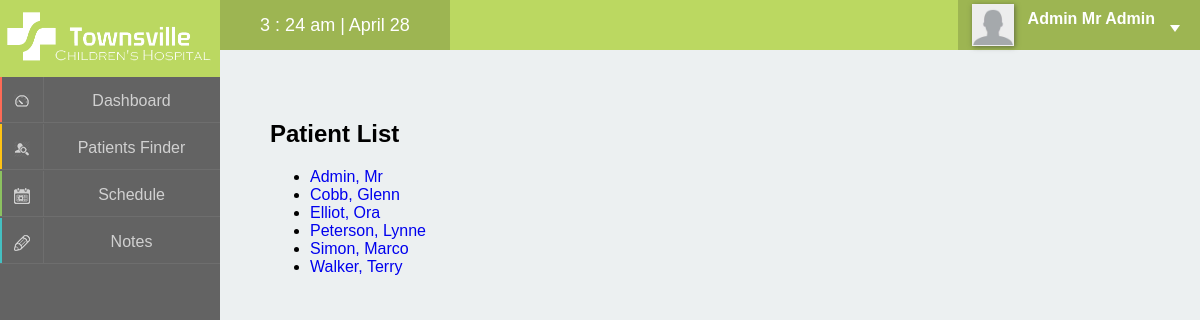
The page /pages/staff.php (signed in) on the database its author committed.
### tables this page shows
CREATE TABLE IF NOT EXISTS `staff` (
  `staffID` int(4) unsigned zerofill NOT NULL AUTO_INCREMENT,
  `firstName` varchar(40) NOT NULL,
  `lastName` varchar(40) NOT NULL,
  `title` int(1) NOT NULL,
  `password` varchar(64) NOT NULL,
  `specialties` varchar(40) DEFAULT NULL,
  `photo` varchar(200) DEFAULT NULL,
  PRIMARY KEY (`staffID`),
  KEY `title_idx` (`title`)
);

### pages/staff.php (the view, shortened to what this page needs)
<?php
	include '../inc/panel.php';
?>
<section>
	<div class="container">
		<div class="login">
			<h1>Patient List</h1>
			<p><ul>
			<?php
				$sql = "SELECT staffID, firstName, lastName
						FROM staff
						ORDER BY lastName ASC";
				$result = mysql_query($sql);
				while ($row = mysql_fetch_assoc($result)) {
					echo "<li><a href='staffview.php?staff={$row['staffID']}'>{$row['lastName']}, {$row['firstName']}</a></li>";
				}
			?>
			</ul></p>
		</div>
	</div>
</section>

### css/panel.css (style rules this page uses)
html, body { margin : 0; padding : 0; height: 100%; background-color: #636363; font-family: "proxima-nova-1","proxima-nova-2",arial,helvetica,sans-serif; }
a { text-decoration: none; }
.pic img { width: 40px; height: 40px; border: 1px solid #eee; -webkit-box-shadow: 1px 1px 5px 0px rgba(50, 50, 50, 0.55); -moz-box-shadow: 1px 1px 5px 0px rgba(50, 50, 50, 0.55); box-shadow: 1px 1px 5px 0px rgba(50, 50, 50, 0.55); }

### rows shown on the page
staff: lastName "Admin", firstName "Mr"
staff: lastName "Cobb", firstName "Glenn"
staff: lastName "Elliot", firstName "Ora"
staff: lastName "Peterson", firstName "Lynne"
staff: lastName "Simon", firstName "Marco"
staff: lastName "Walker", firstName "Terry"

### other values the page prints
$_SESSION['name'] "Mr"
$_SESSION['lname'] "Admin"
